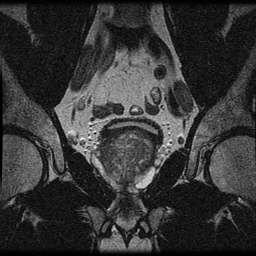
%> input picture img-test/0018.png, 256 x 256 px
$ octave bayes.m   (GNU Octave 9; MATLAB toolbox functions it lacks are replaced by stand-ins)
%> lines starting %> are read from the running program, lines starting %| are printed output that depends on the picture
### training.m

function [covar,media,proba] = training(imagenes,n)
    % Calculamos las probabilidades de cada clase
    % a partir de la m醩cara obtenida de cada entrenamiento
    masks = zeros(size(imagenes));

    for i = 1:n
        masks(:,:,i) = getMask(imagenes(:,:,i));
    end
    proba = classProb(masks,n);

    for i = 1:n
        masks(:,:,i) = immultiply(imagenes(:,:,i),double(masks(:,:,i)));
    end
    [media,covar] = meanAndCov(masks,n);
end

### bayes.m
% Clasificador bayesiano

%%%%%%%%%%%%%%%%%%%%%%%%%%%%%%%%
%      ENTRENAMIENTO           %
%%%%%%%%%%%%%%%%%%%%%%%%%%%%%%%%
clear;clc;
n = 1; % Numero de imagenes de prueba
k = 3; % Numero de clases

% IMAGEN DE PRUEBA
imagen = im2double(imread("./img-test/0018.png"));
%> imagen: size 256x256 double; min 0, max 0.3, mean 0.0635
imagen = imagen(110:200,85:175);
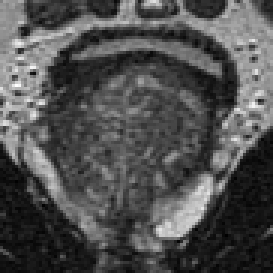
%> imagen: size 91x91 double (shown 3 times larger); min 0.00391, max 0.292, mean 0.0945; drawn with min black and max white

figure; imshow(imagen,[]);
figure; imshow(medfilt2(imagen),[]);
%> after `imshow(medfilt2(imagen),[])`:
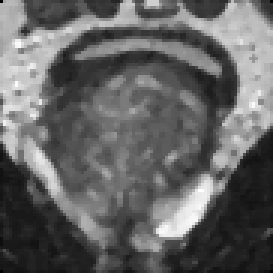
%> displayed picture: size 91x91, on the screen's scale of 0 to 255 (shown 3 times larger); min 0, max 255, mean 100.1

imagenes = zeros(size(imagen,1), size(imagen,2), n);
covas = zeros(k,k,k);
medias = zeros(3,1,k);
probas = zeros(1,k);

entre1 = im2double(imread("./img-training/prueba1.png"));
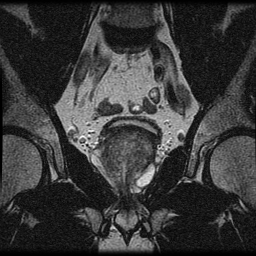
%> input picture img-training/prueba1.png, 256 x 256 px
%> entre1: size 256x256 double; min 0, max 0.282, mean 0.0632
% [4 lines of commented-out code are left out]
imagenes(:,:,1) = entre1(110:200,85:175);
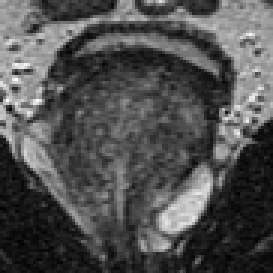
%> imagenes: size 91x91 double (shown 3 times larger); min 0.00488, max 0.279, mean 0.0919; drawn with min black and max white
%> the run ends on the next line
% [4 lines of commented-out code are left out]

for i = 1:k
    % El entrenamiento se realiza para cada clase
    [covas(:,:,i), medias(:,:,i), probas(1,i)] = training(imagenes,n);
